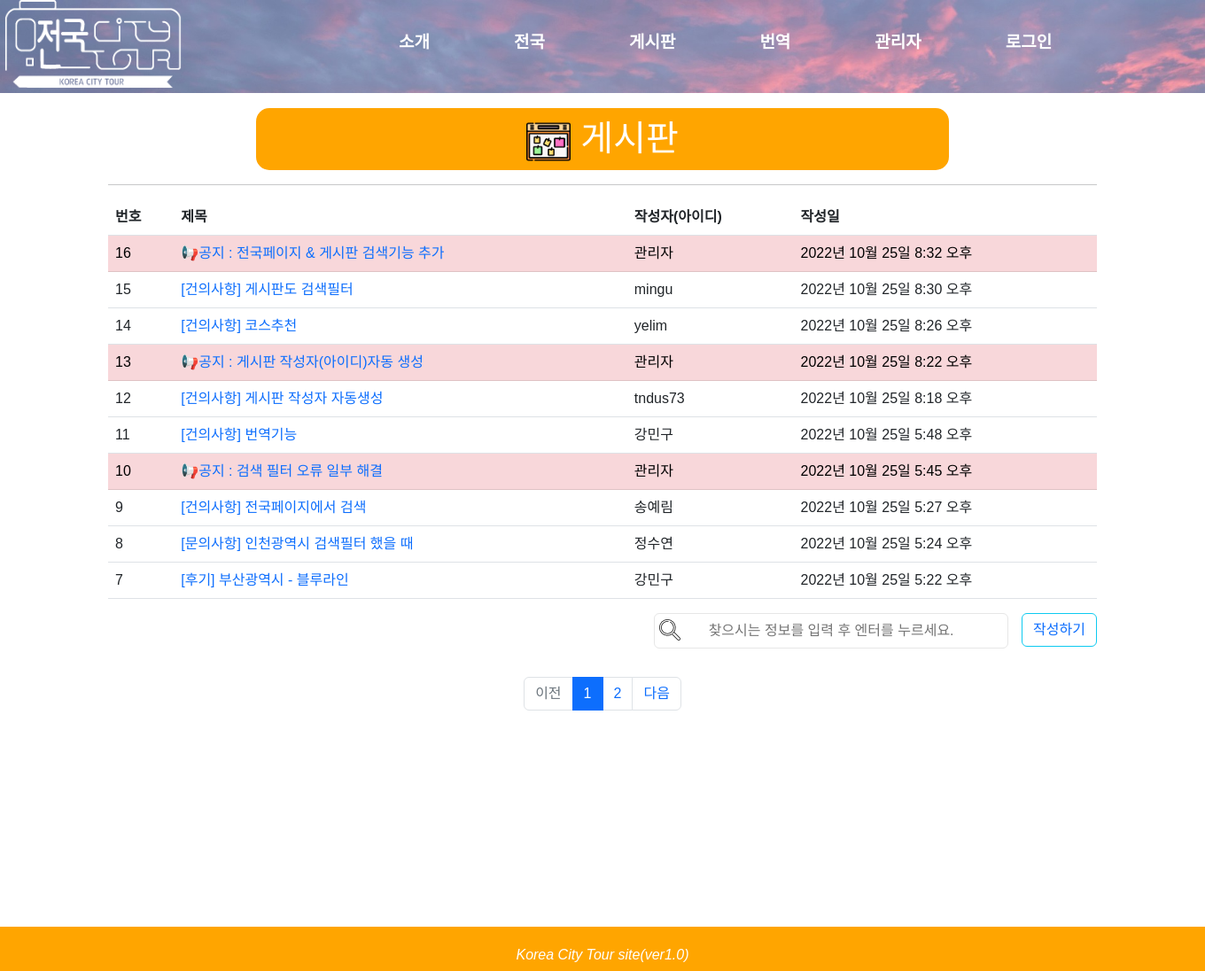
The app's page /board/board/ with its own data.
### board/models.py (models this page shows)
class Notice1(models.Model):
    title = models.CharField(max_length=50)
    name = models.CharField(max_length=20)
    contents = models.TextField()
    time = models.DateTimeField(auto_now_add=True)
    def __str__(self):
        return self.name

### board/views.py (the view, shortened to what this page needs)
# urls.py: path('board/', views.board, name="board"),
def board(request):
    q = request.GET.get('q', '')
    if q == "":
        lists = Notice1.objects.all() #모든 Board가져와 저장
        page = request.GET.get('page', '1')  # GET 방식으로 정보를 받아오는 데이터
        question_list = Notice1.objects.order_by('-time') # time기준으로 역순
        print(question_list)
        paginator = Paginator(question_list, 10)  # Paginator(분할될 객체, 페이지 당 담길 객체수)
        page_obj = paginator.get_page(page)  # 페이지 번호를 받아 해당 페이지를 리턴 get_page 권장
        context = {
        'page_obj': page_obj,
        }
        return render(request, 'board.html', context)

### board/templatetags/notes_filter.py (called while the page is built)
@register.filter
def sub(value, arg):
    return value - arg

### board/templates/board.html (shortened to what this page needs)
{% extends "base.html" %}
{% load notes_filter %}
{% block head %}
    <link href="https://cdn.jsdelivr.net/npm/bootstrap@5.2.2/dist/css/bootstrap.min.css" rel="stylesheet">
{% endblock %}
{% block contents %}
    <div class="container my-3">
        <div class = "page_title" style ="text-align : center">
            <h1 style = "text-align:center; color:white"><img src = "/static/images/notice.png" width = 50px height = 50px> 게시판</h1><br>
        </div><hr>
            <table class="table">
              <thead>
                  <th scope="col">번호</th>
                  <th scope="col">제목</th>
                  <th scope="col">작성자(아이디)</th>
                  <th scope="col">작성일</th>
              </thead>
              <tbody>
              {% if page_obj %}
              {% for list in page_obj %}
                {% if list.name == "관리자" %}
                      <tr class="table-danger">
                          <td>
                            {{ page_obj.paginator.count|sub:page_obj.start_index|sub:forloop.counter0|add:1 }}
                          </td>
                          <td>
                                {% if user.id %}
                                    <a href ="{{list.pk}}/">{{ list.title }}</a>
                                {% else %}
                                    <a href="{% url 'common:login' %}">{{ list.title }}</a>
                                {% endif %}
                          </td>
                          <td>{{ list.name }}</td>
                          <td>{{ list.time }}</td>
                      </tr>
                {% else %}
                    <tr>
                          <td>
                            {{ page_obj.paginator.count|sub:page_obj.start_index|sub:forloop.counter0|add:1 }}
                          </td>
                          <td>
                                {% if user.id %}
                                    <a href ="{{list.pk}}/">{{ list.title }}</a>
                                {% else %}
                                    <a href="{% url 'common:login' %}">{{ list.title }}</a>
                                {% endif %}
                          </td>
                          <td>{{ list.name }}</td>
                          <td>{{ list.time }}</td>
                      </tr>
                {% endif %}
              {% endfor %}
              {% else %}
              <tr>
                  <td colspan="4" style="text-align: center">작성글이 없습니다</td>
              </tr>
              {% endif %}
              </tbody>
        </table>
        {% if user.id %}
            <button type="button" class="btn btn-warning" style="float: right;"><a href="writing/" style=color:black;">작성하기</a></button>
        {% else %}
            <button type="button" class="btn btn-outline-info" style="float: right"><a href="{% url 'common:login' %}">작성하기</a></button>
        {% endif %}
    </div>
    <form class = "searchData" action="{% url 'board:board' %}" method="get" >
        <input class = "searchDataF" type="text" placeholder="찾으시는 정보를 입력 후 엔터를 누르세요." name="q" value="{{ q }}" />
    </form>
    <div id="paging">
        <ul class="pagination justify-content-center" style="margin-top: 2rem;">
            {% if page_obj.has_previous %}
            <li class="page-item">
                <a class="page-link" href="?page={{ page_obj.previous_page_number }}">이전</a>
            </li>
            {% else %}
            <li class="page-item disabled">
                <a class="page-link" tabindex="-1" aria-disabled="true" href="#">이전</a>
            </li>
            {% endif %}
            {% for page_number in page_obj.paginator.page_range %}
            {% if page_number >= page_obj.number|add:-3 and page_number <= page_obj.number|add:3 %}
            {% if page_number == page_obj.number %}
            <li class="page-item active" aria-current="page">
                <a class="page-link" href="?page={{ page_number }}">{{ page_number }}</a>
            </li>
            {% else %}
            <li class="page-item">
                <a class="page-link" href="?page={{ page_number }}">{{ page_number }}</a>
            </li>
            {% endif %}
            {% endif %}
            {% endfor %}
            {% if page_obj.has_next %}
            <li class="page-item">
                <a class="page-link" href="?page={{ page_obj.next_page_number }}">다음</a>
            </li>
            {% else %}
            <li class="page-item disabled">
                <a class="page-link" tabindex="-1" aria-disabled="true" href="#">다음</a>
            </li>
            {% endif %}
        </ul>
        <br>
    </div>
    <div id = 'wrapper'>
    </div>
    <footer>
        <p><em>Korea City Tour site(ver1.0)</em></p>
    </footer>
{% endblock %}

### records on screen
Notice1: paginator.count|sub "16", title "📢공지 : 전국페이지 & 게시판 검색기능 추가", name "관리자", time "2022년 10월 25일 8:32 오후"
Notice1: paginator.count|sub "15", title "[건의사항] 게시판도 검색필터", name "mingu", time "2022년 10월 25일 8:30 오후"
Notice1: paginator.count|sub "14", title "[건의사항] 코스추천", name "yelim", time "2022년 10월 25일 8:26 오후"
Notice1: paginator.count|sub "13", title "📢공지 : 게시판 작성자(아이디)자동 생성", name "관리자", time "2022년 10월 25일 8:22 오후"
Notice1: paginator.count|sub "12", title "[건의사항] 게시판 작성자 자동생성", name "tndus73", time "2022년 10월 25일 8:18 오후"
Notice1: paginator.count|sub "11", title "[건의사항] 번역기능", name "강민구", time "2022년 10월 25일 5:48 오후"
Notice1: paginator.count|sub "10", title "📢공지 : 검색 필터 오류 일부 해결", name "관리자", time "2022년 10월 25일 5:45 오후"
Notice1: paginator.count|sub "9", title "[건의사항] 전국페이지에서 검색", name "송예림", time "2022년 10월 25일 5:27 오후"
Notice1: paginator.count|sub "8", title "[문의사항] 인천광역시 검색필터 했을 때", name "정수연", time "2022년 10월 25일 5:24 오후"
Notice1: paginator.count|sub "7", title "[후기] 부산광역시 - 블루라인", name "강민구", time "2022년 10월 25일 5:22 오후"

### other values on screen
{{ page_number }} "1"
{{ page_number }} "2"
